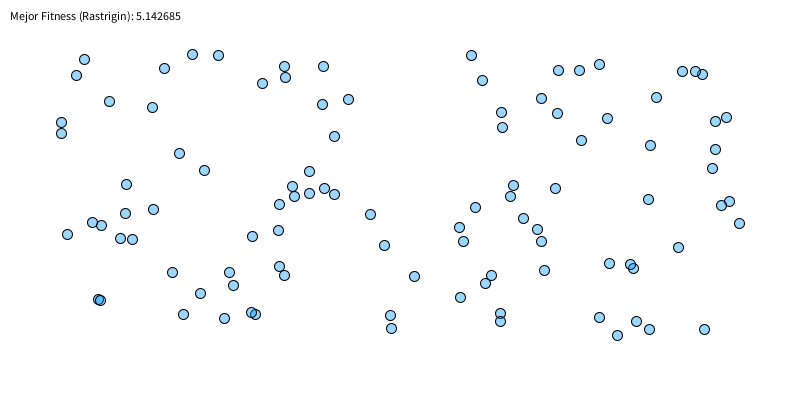
Frame 1 (no input)
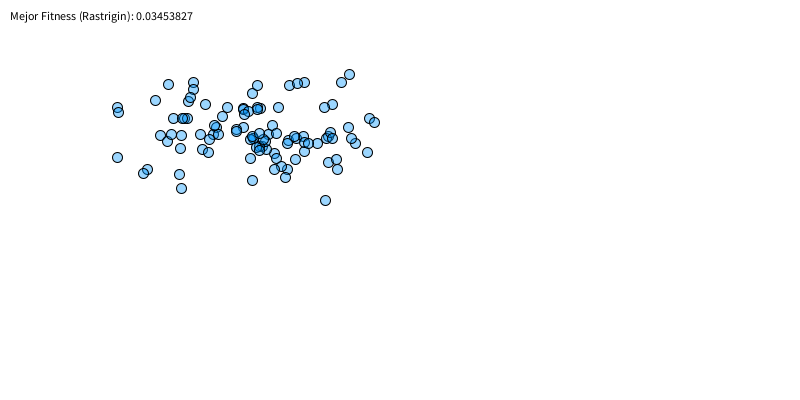
Frame 60 (the mouse pressed at the canvas centre just before this capture)
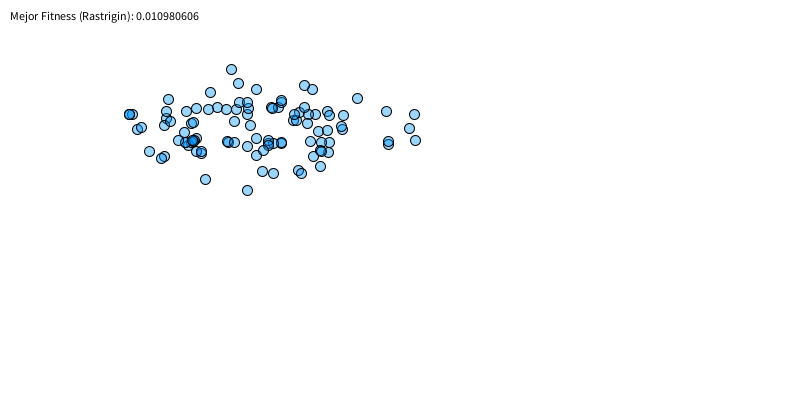
Frame 120 (the mouse held since frame 60 and released just before this capture)

The Processing sketch that drew these frames (run headless with seeded random() and noise(); from frame 60 on, the mouse is pressed at the canvas centre):

// Processing sketch: AE_IA
// ── AE_IA.pde
// Parámetros del Algoritmo Evolutivo
int tamañoPoblacion = 100; // [cite: 57, 58]
int dimensiones = 2; // 
float minX = -3.0; // 
float maxX = 7.0;  // 
float probMutacion = 0.6; // [cite: 61]
float probCruzamiento = 0.8; // [cite: 60]

Individuo[] poblacion;
Individuo mejorGlobal;

void setup() {
  size(800, 400);
  poblacion = new Individuo[tamañoPoblacion];
  
  // 1. Inicialización [cite: 54, 58]
  for (int i = 0; i < tamañoPoblacion; i++) {
    poblacion[i] = new Individuo();
  }
  mejorGlobal = poblacion[0];
  frameRate(60); // Para visualizar el progreso
}

void draw() {
  background(255);
  
  // 2. Evaluación [cite: 54, 58]
  for (Individuo ind : poblacion) {
    ind.evaluar();
    if (ind.fitness < mejorGlobal.fitness) {
      mejorGlobal = ind.copiar();
    }
  }

  // Visualización básica
  dibujarEstado();

  // 3. Selección (Torneo), 4. Cruzamiento y 5. Mutación [cite: 55, 59, 60, 61]
  Individuo[] nuevaPoblacion = new Individuo[tamañoPoblacion];
  for (int i = 0; i < tamañoPoblacion; i++) {
    // Selección por Torneo [cite: 59]
    Individuo padre1 = seleccionTorneo();
    Individuo padre2 = seleccionTorneo();
    
    // Cruzamiento [cite: 60]
    Individuo hijo = (random(1) < probCruzamiento) ? cruzamiento(padre1, padre2) : padre1.copiar();
    
    // Mutación [cite: 61]
    hijo.mutar();
    
    nuevaPoblacion[i] = hijo;
  }
  
  // 6. Reinserción (Generacional) [cite: 61]
  poblacion = nuevaPoblacion;
  
  fill(0);
  text("Mejor Fitness (Rastrigin): " + mejorGlobal.fitness, 10, 20);
}

// --- Clase Individuo ---
class Individuo {
  float[] genes = new float[dimensiones];
  float fitness;

  Individuo() {
    for (int i = 0; i < dimensiones; i++) {
      genes[i] = random(minX, maxX); // Inicialización aleatoria [cite: 58]
    }
  }

  void evaluar() {
    // Función Rastrigin 
    float n = dimensiones;
    float suma = 0;
    for (int i = 0; i < dimensiones; i++) {
      suma += pow(genes[i], 2) - 10 * cos(TWO_PI * genes[i]);
    }
    this.fitness = 10 * n + suma;
  }

  void mutar() {
    for (int i = 0; i < dimensiones; i++) {
      if (random(1) < probMutacion) {
        genes[i] += randomGaussian() * 0.5; // Mutación pequeña [cite: 61]
        genes[i] = constrain(genes[i], minX, maxX); // Mantener en dominio 
      }
    }
  }

  Individuo copiar() {
    Individuo copia = new Individuo();
    for (int i = 0; i < dimensiones; i++) copia.genes[i] = this.genes[i];
    copia.fitness = this.fitness;
    return copia;
  }
}

// --- Operadores ---
Individuo seleccionTorneo() {
  // Elige 3 al azar y devuelve el mejor [cite: 59]
  Individuo mejor = poblacion[(int)random(tamañoPoblacion)];
  for (int i = 0; i < 2; i++) {
    Individuo candidato = poblacion[(int)random(tamañoPoblacion)];
    if (candidato.fitness < mejor.fitness) mejor = candidato;
  }
  return mejor;
}

Individuo cruzamiento(Individuo p1, Individuo p2) {
  Individuo hijo = new Individuo();
  int puntoCorte = (int)random(dimensiones); // Cruzamiento de un punto [cite: 60]
  for (int i = 0; i < dimensiones; i++) {
    hijo.genes[i] = (i <= puntoCorte) ? p1.genes[i] : p2.genes[i];
  }
  return hijo;
}

void dibujarEstado() {
  // Mapeo simple para ver los individuos en el plano 2D
  for (Individuo ind : poblacion) {
    float x = map(ind.genes[0], minX, maxX, 50, width-50);
    float y = map(ind.genes[1], minX, maxX, 50, height-50);
    fill(0, 150, 255, 100);
    ellipse(x, y, 10, 10);
  }
}
